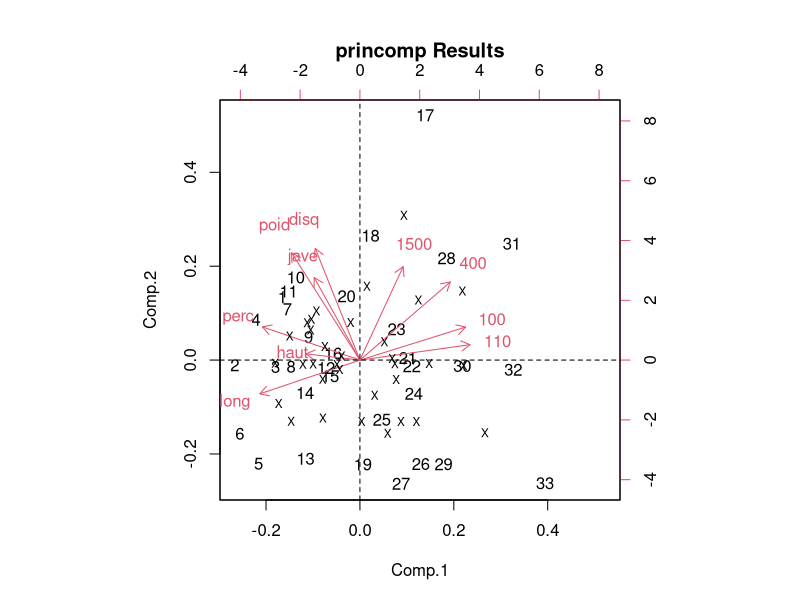
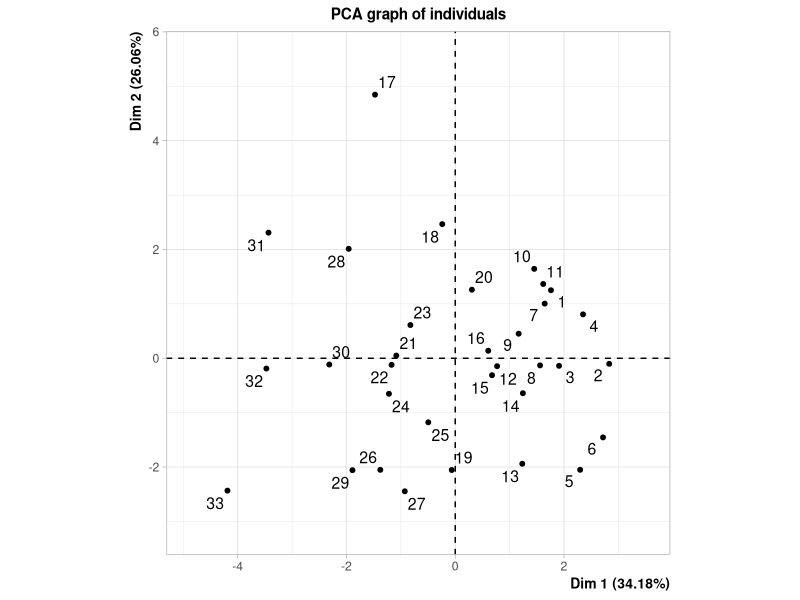
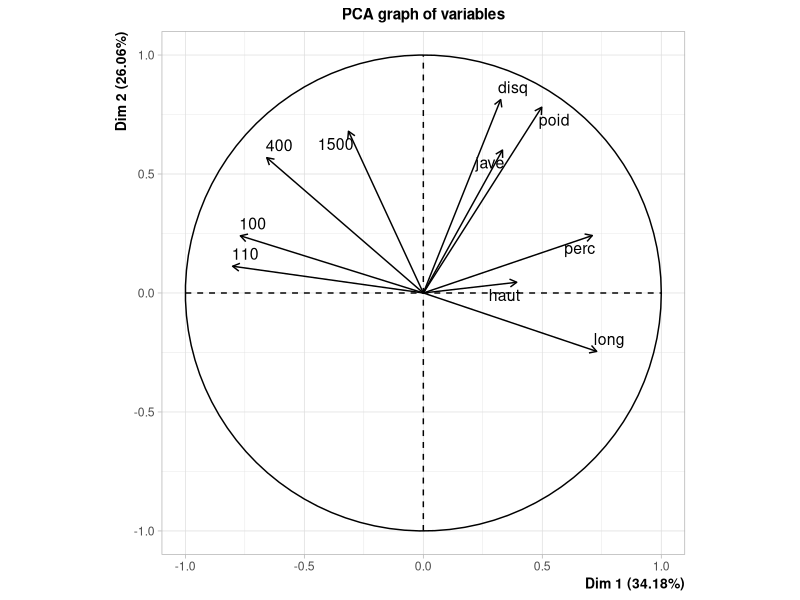
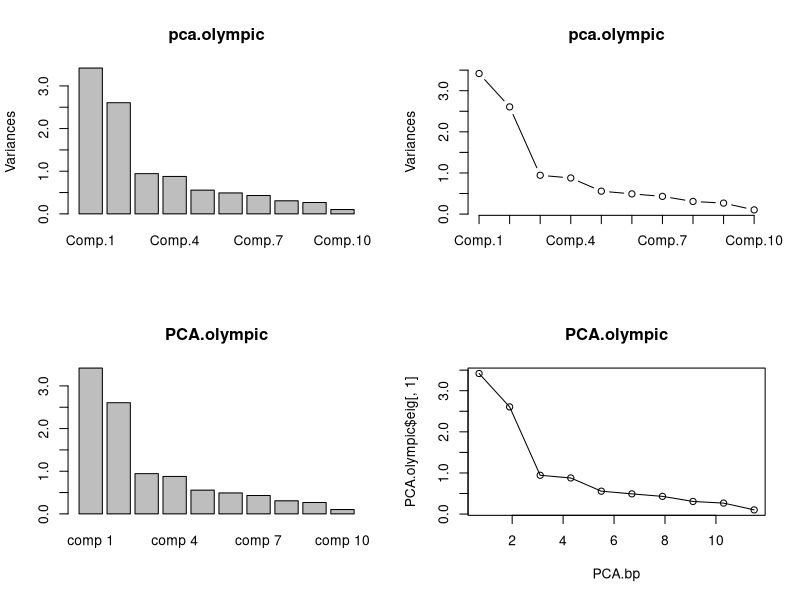
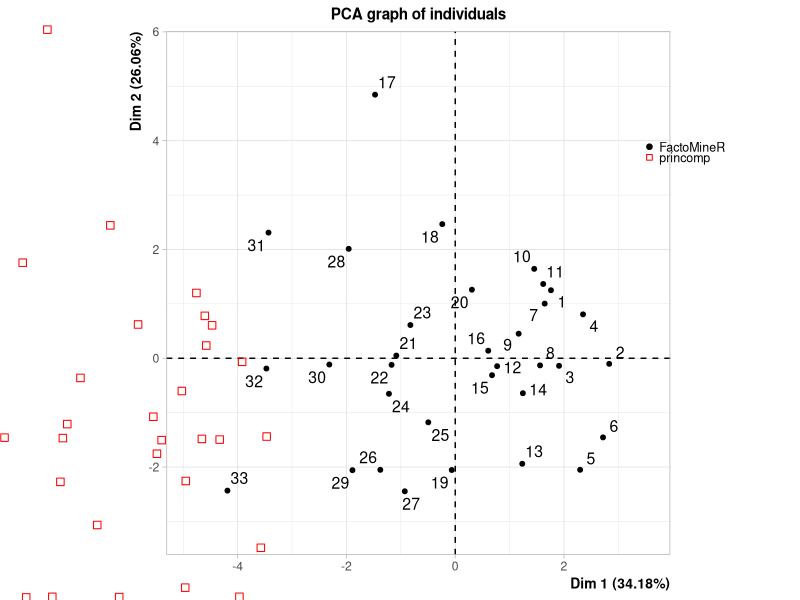
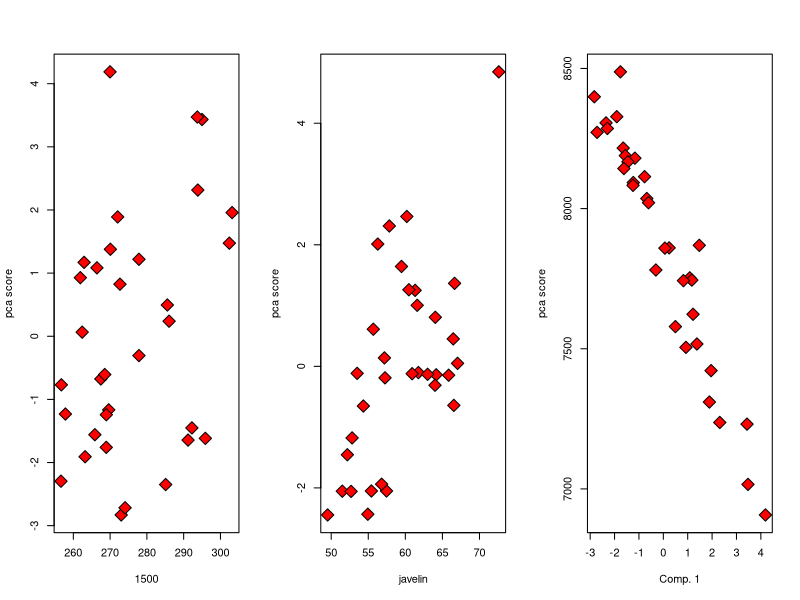
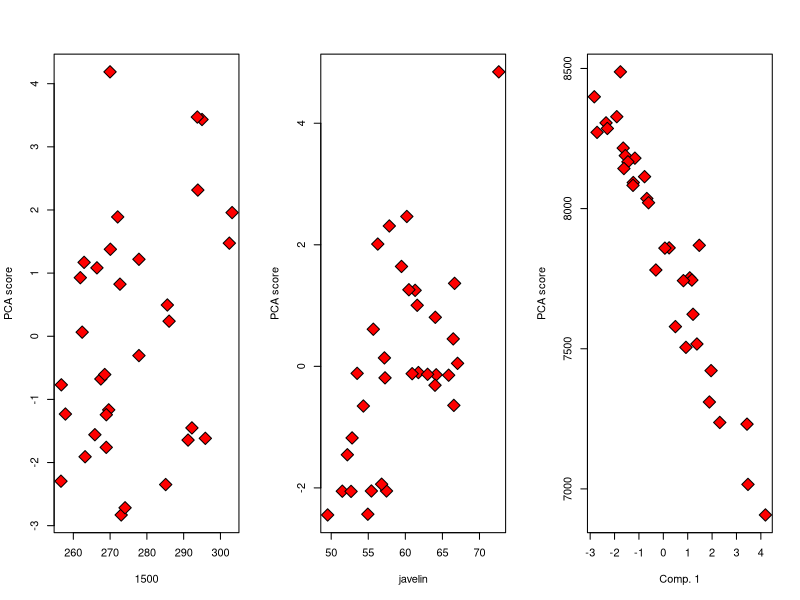
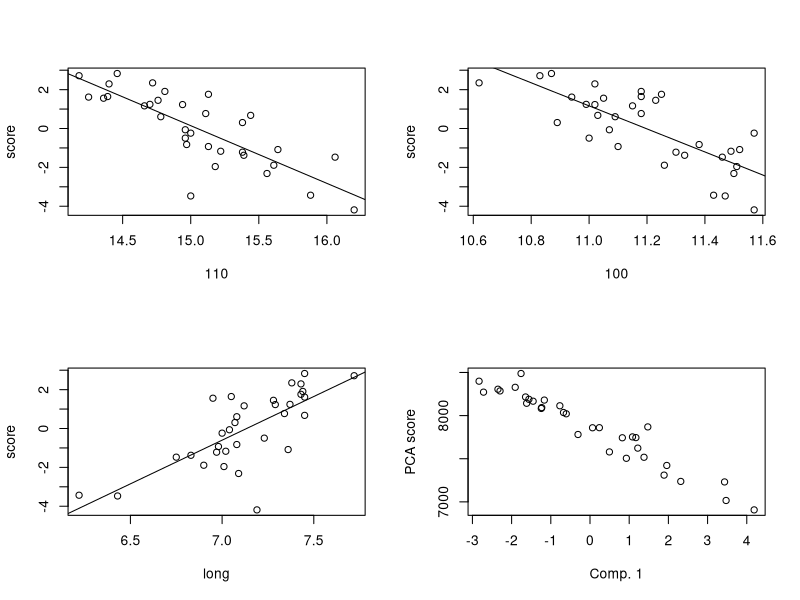

These charts were generated, in order, by the following R code: (Note: this script raises an error after producing the figures.)

## References
# http://statweb.stanford.edu/~jtaylo/courses/stats202/olympic.html
# http://www.statistik.tuwien.ac.at/public/filz/students/seminar/ws1011/hoffmann_ausarbeitung.pdf
# http://factominer.free.fr/classical-methods/principal-components-analysis.html
# http://www.inside-r.org/packages/cran/FactoMineR/docs/plot.PCA

###################################################################
## Installing and initializing
install.packages('ade4')
library(ade4)
library(FactoMineR)

## Loading data
data(olympic)

###################################################################
## Compare initial plots
par(mfrow=c(1,1))
par(mar=c(5,4,4,2))
#princomp
pca.olympic_nc <- princomp(olympic$tab)     #no correlation selected (nc)
pca.olympic <- princomp(olympic$tab, cor=T)
#Biplot gives a graphical summary of both 1) cases (athletes) in terms of scores and 2) the variables in terms of loadings
biplot(pca.olympic, main="princomp Results")
text(pca.olympic$scores[,1], pca.olympic$scores[,2], labels=rep("X", nrow(olympic$tab)), cex= 0.7)
# biplot(pca.olympic, pch=5, main="princomp Results", xlabs=rep("X", nrow(olympic$tab))
abline(h=0, lty=2)
abline(v=0, lty=2)

par(mfrow=c(1,2))
#FactoMineR
# PCA.olympic_nc <- PCA(olympic$tab)
PCA.olympic <- PCA(olympic$tab, scale.unit=T, ncp=5, graph=T)
###################################################################


###################################################################
## compare loadings
#princomp pca.olympic$loadings
PCA.olympic.loadings <- sweep(PCA.olympic$var$coord, 2, sqrt(PCA.olympic$eig[1:5,1]), FUN="/")

#FactoMineR PCA.olympic.loadings
ld_compare <- cbind(-PCA.olympic.loadings[,1], pca.olympic$loadings[,1], round((PCA.olympic.loadings[,1] + pca.olympic$loadings[,1]), digits=10))
colnames(ld_compare) <- c('FactoMineR PCA (inv)', 'princomp PCA', 'diff')

ld_compare
###################################################################


###################################################################
## Compare eigenvalues
PCA.olympic$eig
#First two dimensions resume 50% of the total inertia (i.e. total variance)

pca.eig <- pca.olympic$sdev^2
vars <- pca.olympic$sdev^2 
vars <- vars/sum(vars) 
pca.eig <- cbind(pca.eig, vars*100, cumsum(vars)*100)
colnames(pca.eig) <- colnames(PCA.olympic$eig)
pca.eig

eigDiff <- round(PCA.olympic$eig - pca.eig, digits = 10)
eigDiff
###################################################################


###################################################################
## Compare plots
par(mfrow=c(2,2))
#princomp
plot(pca.olympic)
plot(pca.olympic, type='l')

#FactoMineR
PCA.bp <- barplot(PCA.olympic$eig[,1], main="PCA.olympic")
plot(x=PCA.bp, y=PCA.olympic$eig[,1], main="PCA.olympic")
lines(x=PCA.bp, y=PCA.olympic$eig[,1], type='l')

par(mfrow=c(1,1))
plot(PCA.olympic)
points(-pca.olympic$scores[,1], pca.olympic$scores[,2], col='red', pch=0)
legend("topright", c('FactoMineR', 'princomp'), pch=c(19,0), col=c("black","red"), cex=0.75, bty='n')
###################################################################


###################################################################
## Compare Plots (extended - examples)
# biplot(pca.olympic)
# data.frame(olympic$tab[, '1500'], pca.olympic$scores[,1])
#princomp         
par(mfrow=c(1,3))
plot(olympic$tab[, '1500'], pca.olympic$scores[,1], pch=23, bg='red', cex=2, xlab='1500', ylab='pca score')
plot(olympic$tab[, 'jave'], pca.olympic$scores[,2], pch=23, bg='red', cex=2, xlab='javelin', ylab='pca score')
#Overall score
plot(pca.olympic$scores[,1], olympic$score, xlab='Comp. 1', pch=23, bg='red', cex=2, ylab='pca score')
#Since the first variable (PC) seems related to speed, we should not be surprised that an increase in this variable (PC) decreases the overall decathlon score

#FactoMineR
par(mfrow=c(1,3))
plot(olympic$tab[, '1500'], -PCA.olympic$ind$coord[,1], pch=23, bg='red', cex=2, xlab='1500', ylab='PCA score')
plot(olympic$tab[, 'jave'], PCA.olympic$ind$coord[,2], pch=23, bg='red', cex=2, xlab='javelin', ylab='PCA score')
#Overall score
plot(-PCA.olympic$ind$coord[,1], olympic$score, xlab='Comp. 1', pch=23, bg='red', cex=2, ylab='PCA score')
#Since the first variable (PC) seems related to speed, we should not be surprised that an increase in this variable (PC) decreases the overall decathlon score
###################################################################


###################################################################
#The first axis opposes athletes who are "good everywhere" like Karpov during the Olympic Games between those who are 
#"bad everywhere" like Bourguignon during the Decastar. This dimension is particularly linked to the variables of speed 
#and long jump which constitute a homogeneous group.

#Variables linked to first principal component
#princomp
impList <- sort(pca.olympic$loadings[,1])
maxInd <- which(impList==max(abs(impList)))
maxIndList <- c(maxInd)
swp <- 0
while (swp==0 && length(maxIndList)<4) {
  catImpList <- impList[-c(maxIndList)]
  maxInd_t <- which(abs(impList)==max(abs(catImpList)))
  if (maxInd_t!=(maxInd-1)) {
    swp=1
  }
  maxIndList <- c(maxIndList, maxInd_t)
}
impNums <- impList[maxIndList]
names(impNums)
#FactoMineR
PCA_contrb2 <- data.frame(PCA.olympic$var$contrib)
PCA_contrb2 <- PCA_contrb2[order(-PCA_contrb2$Dim.1),]
rownames(PCA_contrb2)[1:length(impNums)]
#These tables give the correlation coefficient and the p-value of the 
#variables which are significantly correlated to the principal dimensions. 
#Both active and supplementary variables whose p-value is smaller than 0.05 appear.dimdesc(PCA.olympic, axes=c(1,2)) 
charCat <- dimdesc(PCA.olympic, axes=c(1,2))$Dim.1$quanti
names(sort(-abs(charCat[,1]))[1:length(impNums)])


#Plot variables linked to first principal component to see how chanages in varaibles contribute to score
#princomp
par(mfrow=c(2,2))
olympic_p <- olympic$tab

var1 <- names(impNums)[1]
plot(olympic_p[,var1], -pca.olympic$scores[,1], xlab=var1, ylab='score')
abline(lm(-pca.olympic$scores[,1]~olympic_p[,var1]))
var2 <- names(impNums)[2]
plot(olympic_p[,var2], -pca.olympic$scores[,1], xlab=var2, ylab='score')
abline(lm(-pca.olympic$scores[,1]~olympic_p[,var2]))
var3 <- names(impNums)[3]
plot(olympic_p[,var3], -pca.olympic$scores[,1], xlab=var3, ylab='score')
abline(lm(-pca.olympic$scores[,1]~olympic_p[,var3]))
#Overall score
plot(-PCA.olympic$ind$coord[,1], olympic$score, xlab='Comp. 1', ylab='PCA score')
# plot(olympic_p[,c('400')], -pca.olympic$scores[,1], xlab='400', ylab='score')
# abline(lm(-pca.olympic$scores[,1]~olympic_p[,c('400')]))

#FactoMineR
par(mfrow=c(2,2))
olympic_p <- olympic$tab

var1 <- rownames(PCA_contrb2)[1:length(impNums)][1]
plot(olympic_p[,var1], PCA.olympic$ind$coord[,1], xlab=var1, ylab='score')
abline(lm(PCA.olympic$ind$coord[,1]~olympic_p[,var1]))
var2 <- rownames(PCA_contrb2)[1:length(impNums)][2]
plot(olympic_p[,var2], PCA.olympic$ind$coord[,1], xlab=var2, ylab='score')
abline(lm(PCA.olympic$ind$coord[,1]~olympic_p[,var2]))
var3 <- rownames(PCA_contrb2)[1:length(impNums)][3]
plot(olympic_p[,var3], PCA.olympic$ind$coord[,1], xlab=var3, ylab='score')
abline(lm(PCA.olympic$ind$coord[,1]~olympic_p[,var3]))
#Overall score
plot(-PCA.olympic$ind$coord[,1], olympic$score, xlab='Comp. 1', ylab='PCA score')
# plot(olympic_p[,c('400')], PCA.olympic$ind$coord[,1], xlab='400', ylab='score')
# abline(lm(PCA.olympic$ind$coord[,1]~olympic_p[,c('400')]))


###########VARIABLES BASED ON STRENGTH###################
#The second axis opposes athletes who are strong (variables "Discus" and "Shot.put") between those who are not. 
#The variables "Discus", "Shot.put" and "High.jump" are not much correlated to the variables "X100m", "X400m", "X110m.hurdle" 
#and "Long.jump". This means that strength is not much correlated to speed.

#Variables linked to second principal component
#princomp
impList <- sort(pca.olympic$loadings[,2])
maxInd <- which(impList==max(abs(impList)))
maxIndList <- c(maxInd)
swp <- 0
while (swp==0 && length(maxIndList)<4) {
  catImpList <- impList[-c(maxIndList)]
  maxInd_t <- which(abs(impList)==max(abs(catImpList)))
  if (maxInd_t!=(maxInd-1)) {
    swp=1
  }
  maxInd <- maxInd_t
  maxIndList <- c(maxIndList, maxInd_t)
}
impNums <- impList[maxIndList]
names(impNums)
#FactoMineR
PCA_contrb2 <- data.frame(PCA.olympic$var$contrib)
PCA_contrb2 <- PCA_contrb2[order(-PCA_contrb2$Dim.2),]
rownames(PCA_contrb2)[1:length(impNums)]
#These tables give the correlation coefficient and the p-value of the 
#variables which are significantly correlated to the principal dimensions. 
#Both active and supplementary variables whose p-value is smaller than 0.05 appear.dimdesc(PCA.olympic, axes=c(1,2)) 
charCat <- dimdesc(PCA.olympic, axes=c(1,2))$Dim.2$quanti
names(sort(-abs(charCat[,1]))[1:length(impNums)])

#Overall score
par(mfrow=c(1,1))
plot(-PCA.olympic$ind$coord[,2], olympic$score, xlab='Comp. 2', ylab='PCA score')

#princomp
par(mfrow=c(2,2))
olympic_p <- olympic$tab

var1 <- names(impNums)[1]    #Discus 
plot(olympic_p[,var1], pca.olympic$scores[,2], xlab=var1, ylab='score')
abline(lm(pca.olympic$scores[,2]~olympic_p[,var1]))
var2 <- names(impNums)[2]     #Shotput
plot(olympic_p[,var2], pca.olympic$scores[,2], xlab=var2, ylab='score')
abline(lm(pca.olympic$scores[,2]~olympic_p[,var2]))
var3 <- names(impNums)[3]
plot(olympic_p[,var3], pca.olympic$scores[,2], xlab=var3, ylab='score')
abline(lm(pca.olympic$scores[,2]~olympic_p[,var3]))
var4 <- names(impNums)[4]
plot(olympic_p[,var4], pca.olympic$scores[,2], xlab=var4, ylab='score')
abline(lm(pca.olympic$scores[,2]~olympic_p[,var4]))

#FactoMineR
par(mfrow=c(2,2))
olympic_p <- olympic$tab

var1 <- rownames(PCA_contrb2)[1:length(impNums)][1]     #Discus
plot(olympic_p[,var1], PCA.olympic$ind$coord[,2], xlab=var1, ylab='score')
abline(lm(PCA.olympic$ind$coord[,2]~olympic_p[,var1]))
var2 <- rownames(PCA_contrb2)[1:length(impNums)][2]       #Shot put
plot(olympic_p[,var2], PCA.olympic$ind$coord[,2], xlab=var2, ylab='score')
abline(lm(PCA.olympic$ind$coord[,2]~olympic_p[,var2]))
var3 <- rownames(PCA_contrb2)[1:length(impNums)][3]  
plot(olympic_p[,var3], PCA.olympic$ind$coord[,2], xlab=var3, ylab='score')
abline(lm(PCA.olympic$ind$coord[,2]~olympic_p[,var3]))
var4 <- rownames(PCA_contrb2)[1:length(impNums)][4]
plot(olympic_p[,var4], PCA.olympic$ind$coord[,2], xlab=var4, ylab='score')
abline(lm(PCA.olympic$ind$coord[,2]~olympic_p[,var4]))

#At the end of this first approach, we can divide the factorial plan into four parts: fast and strong athletes (like Sebrle), 
#slow athletes (like Casarsa), fast but weak athletes (like Warners) and slow and weak (relatively speaking!) athletes (like Lorenzo).
###################################################################


###################################################################
############## Supplementary variables #############

#FactoMineR ONLY!!!!
olympic_comb <- cbind(olympic$tab, olympic$score, rank(-olympic$score))
colnames(olympic_comb) <- c(colnames(olympic$tab), 'score', 'rank')

#Adding supplementary continuous variables (Rank and Score)
par(mfrow=c(1,2))
PCA.olympic_supp <- PCA(olympic_comb[,1:12], scale.unit=T, ncp=5,
               quanti.sup=c(11,12), graph=T)
#Winners are those who score the most and therefore have the lowest rank
PCA_contrb2 <- data.frame(PCA.olympic_supp$var$contrib)
PCA_contrb2 <- PCA_contrb2[order(-PCA_contrb2$Dim.1),]
#Variables most linked to number of points
pointVars <- rownames(PCA_contrb2)[1:4]
pointVars
insigVars <- rownames(PCA_contrb2[order(PCA_contrb2$Dim.1),])[1:2]
insigVars

#Qualitative supplementary variables
#....

#Color individuals according to the categories' center of gravity
# plot.PCA(res.pca, axes=c(1, 2), choix="ind", habillage=13)
#FactoMineR
data(decathlon)
par(mfrow = c(1,2))
res.PCA <- PCA(decathlon, scale.unit=T, ncp=5, quanti.sup=c(11:12), quali.sup=13, graph=T)
par(mfrow = c(1,1))
plot.PCA(res.PCA, axes=c(1, 2), choix="ind", habillage=13, cex=0.8, shadow=T)

#princomp
res.pca <- princomp(decathlon[,1:10], cor=T)
plot(-res.pca$scores[,1], res.pca$scores[,2],  pch=19, cex=0.7,  col=ifelse(decathlon[,13]==catNames[1],'black','red'))
catNames <- names(table(decathlon[,13]))
text(-res.pca$scores[,1], res.pca$scores[,2], rownames(res.pca$scores), cex=0.8, pos=4, col=ifelse(decathlon[,13]==catNames[1],'black','red'))
abline(h=0, lty=2)
abline(v=0, lty=2)
legend("topleft", c('Decastar', 'OlympicG'), text.col=c("black","red"), cex=0.75)

###################################################################


###################################################################
#The package FactoMineR provides the function estim_ncp to calculate the best number
#of dimensions. In this function generalized cross validation approximation (GCV) and
#the smoothing method (Smooth) are implemented.

##ONLY WITH FACTOMINER
estim_ncp(olympic_p, ncp.min=0, ncp.max=NULL, scale=TRUE, method="Smooth")
estim_ncp(olympic_p, ncp.min=0, ncp.max=NULL, scale=TRUE, method="GCV")
###################################################################


###################################################################

#Selecting individuals with specific features to plot
#CAN ONLY BE DONE WITH FACTOMINER
#Plot individuals who have a cos2>0.7
plot.PCA(res.PCA, axes=c(1, 2), choix="ind", habillage=13, cex=0.8, shadow=T)
plot.PCA(res.PCA, axes=c(1, 2), choix="ind", habillage=13, cex=0.8, shadow=T, select='cos2 0.7')
plot.PCA(res.PCA, axes=c(1, 2), choix="ind", habillage=13, cex=0.8, shadow=T, select='cos2 0.7', unselect=0)
plot.PCA(res.PCA, axes=c(1, 2), choix="ind", habillage=13, cex=0.8, shadow=T, select='cos2 0.7', unselect=1)
plot.PCA(res.PCA, axes=c(1, 2), choix="ind", habillage=13, cex=0.8, shadow=T, select='cos2 0.7', unselect='grey70')

plot.PCA(res.PCA, habillage=13, cex=0.8, shadow=T, select='cos2 5')
plot.PCA(res.PCA, axes=c(1, 2), choix="ind", habillage=13, cex=0.8, shadow=T, select='contrib 5')     #Those with the largest contributions are the most extreme individuals
          
###################################################################


###################################################################

          #Graphing variables
          plot(res.PCA, choix='var', shadow=T)
          plot(res.PCA, choix='var', shadow=T, select="contrib 5")
          plot(res.PCA, choix='var', shadow=T, select="cos2 5")
          
          #Ranking variable contribution
          for (i in 1:dim(res.pca$var$contrib)[1]) {
            dimsum[i]<- sum(res.pca$var$contrib[i,1:2])
          }
          sort(dimsum, decreasing=T)
          
          for (i in 1:dim(res.pca$var$cos2)[1]) {
            dimsum[i]<- sum(res.pca$var$cos2[i,1:2])
          }
          sort(dimsum, decreasing=T)
          
          #When looking at the points representing "Decastar" and "Olympic Games", we notice that this last one has higher coordinates on the 
          #first axis than the first one. This shows an evolution in the performances of the athletes. All the athletes who participated to the two 
          #competitions have then slightly better results for the Olympic Games. 
          #However, there is no difference between the points "Decastar" and "Olympic Games" for the second axis. This means that the athletes have 
          #improved their performance but did not change profile (except for Zsivoczky who went from slow and strong during the Decastar to fast and 
          #weak during the Olympic Games).
          
          #We can see that the points which represent the same individual are in the same direction. For example, Sebrle got good results in both 
          #competition but the point which represents his performance during the O.G. is more extreme. Sebrle got more points during the O.G. than during the Decastar.
          
          
          #These tables give the correlation coefficient and the p-value of the variables which are significantly correlated to the principal dimensions. 
          #Both active and supplementary variables whose p-value is smaller than 0.05 appear.
          dimdesc(res.pca, axes=c(1,2))
          #The tables of the description of the two principal axes show that the variables "Points" and "Long.jump" are the most correlated to the first dimension 
          #and "Discus" is the most correlated to the second one. This confirms our first interpretation that atheletes who participate in O.G. are better than those
          #who participate in Decastar
          
          
          #To see whether the categories of the supplementary variable are significantly different from each other, we can draw confidence ellipses around them.
          concat <- cbind.data.frame(decathlon[,13], res.pca$ind$coord)
          ellipse.coord <- coord.ellipse(concat, bary=T)
          plot.PCA(res.pca, habillage=13, ellipse=ellipse.coord, cex=0.8, axes=c(1,3))
          
          
          
          
          
          
          
          
          
          #http://pbil.univ-lyon1.fr/ade4/ade4-html/olympic.html
          par(mfrow=c(2,2))
          pc.bp <- barplot(res.pca$eig[,1])
          lines(x=pc.bp, y=res.pca$eig[,1])
          points(x=pc.bp, y=res.pca$eig[,1])
          
          plot(res.pca, choix='var', shadow=T)
          
          #library(ade4)
          # plot(decathlon$Points, res.pca$dist)
          plot(decathlon$Points, res.pca$ind$coord[,1])
          abline(lm(res.pca$ind$coord[,1]~decathlon$Points))
          
          s.label(res.pca$ind$coord, clab=0.5)
          s.arrow(2*res.pca$var$coord, add.p=T)
          
          par(mfrow=c(1,1))
          plot(res.pca$eig[,1], decathlon$Points, xlab="Dim1", pch=23, bg='red', cex=2)
